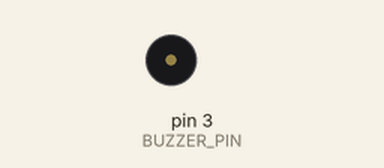
Recording of a sketch running on a simulated Arduino Uno, built with avr-gcc and run on an emulated ATmega328P. On the bench: buzzer (waves = sounding). What the sketch prints to the serial monitor is not drawn.

Above: at 0.1 s.
At 39.8 s:
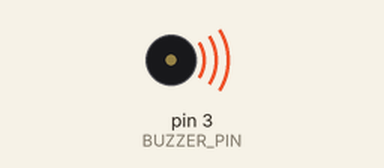
Timing chart, 0 to 40.0 s (numbered marks = the images above):
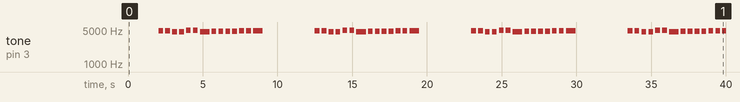

Measured:
- by itself, tone on pin 3 (BUZZER_PIN): plays 4835 Hz for 0.32 s, 4835 Hz for 0.32 s, 4655 Hz for 0.32 s, 4655 Hz for 0.32 s, 4931 Hz for 0.32 s, 4931 Hz for 0.32 s … (56 notes in this stretch)

The sketch:

UDOOGrove07_buzzer.ino
```cpp
#define SMALL_LED_PIN 13

#define BUZZER_PIN  3


void setup() {
  Serial.begin(115200);
  Serial.println("UDOO Grove Happy Lamp! Step O7: Buzzer");

  pinMode(BUZZER_PIN, OUTPUT);
}

void loop(){

  playBuzz(1000);

  playSong();

}

// Buzzer Methods
void playBuzz(int duration){
  digitalWrite(BUZZER_PIN, HIGH);
  delay(duration);
  digitalWrite(BUZZER_PIN, LOW);
  delay(duration);
}


void playTone(int tone, int duration) {
    for (long i = 0; i < duration * 1000L; i += tone * 2) {
        digitalWrite(BUZZER_PIN, HIGH);
        delayMicroseconds(tone);
        digitalWrite(BUZZER_PIN, LOW);
        delayMicroseconds(tone);
    }
}

void playSong(){
  int  length = 15;  /* the number of notes */
  char notes[] = "ccggaagffeeddc ";
  int beats[] = { 1, 1, 1, 1, 1, 1, 2, 1, 1, 1, 1, 1, 1, 2, 4 };
  int tempo = 300;

  for(int i = 0; i < length; i++) {
     if(notes[i] == ' ') {
        delay(beats[i] * tempo);
     } else {
        playTone(notes[i], beats[i] * tempo);
     }
        delay(tempo / 2);
  }
}
```
